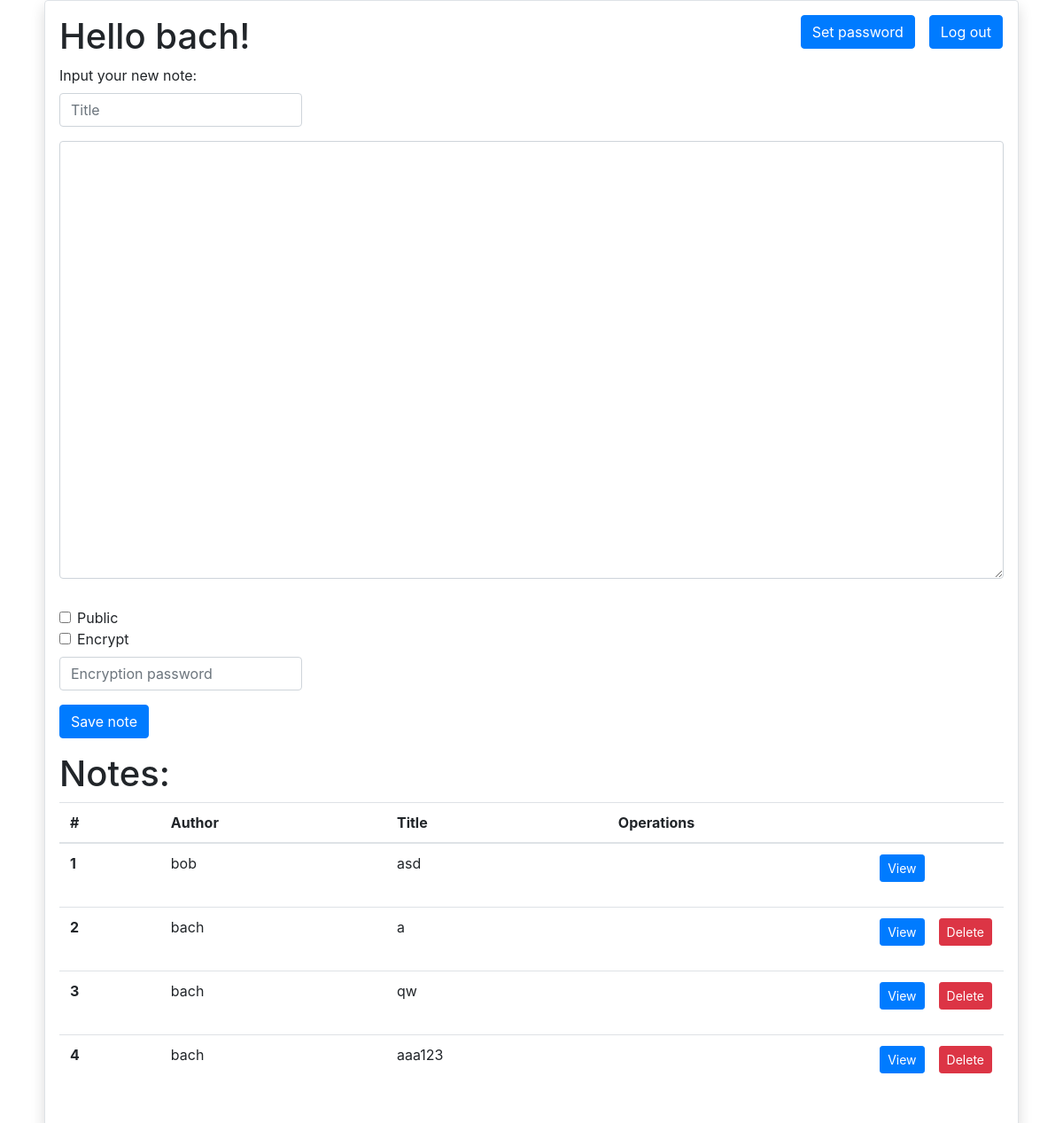
Before: /hello (signed in) with the older database file.
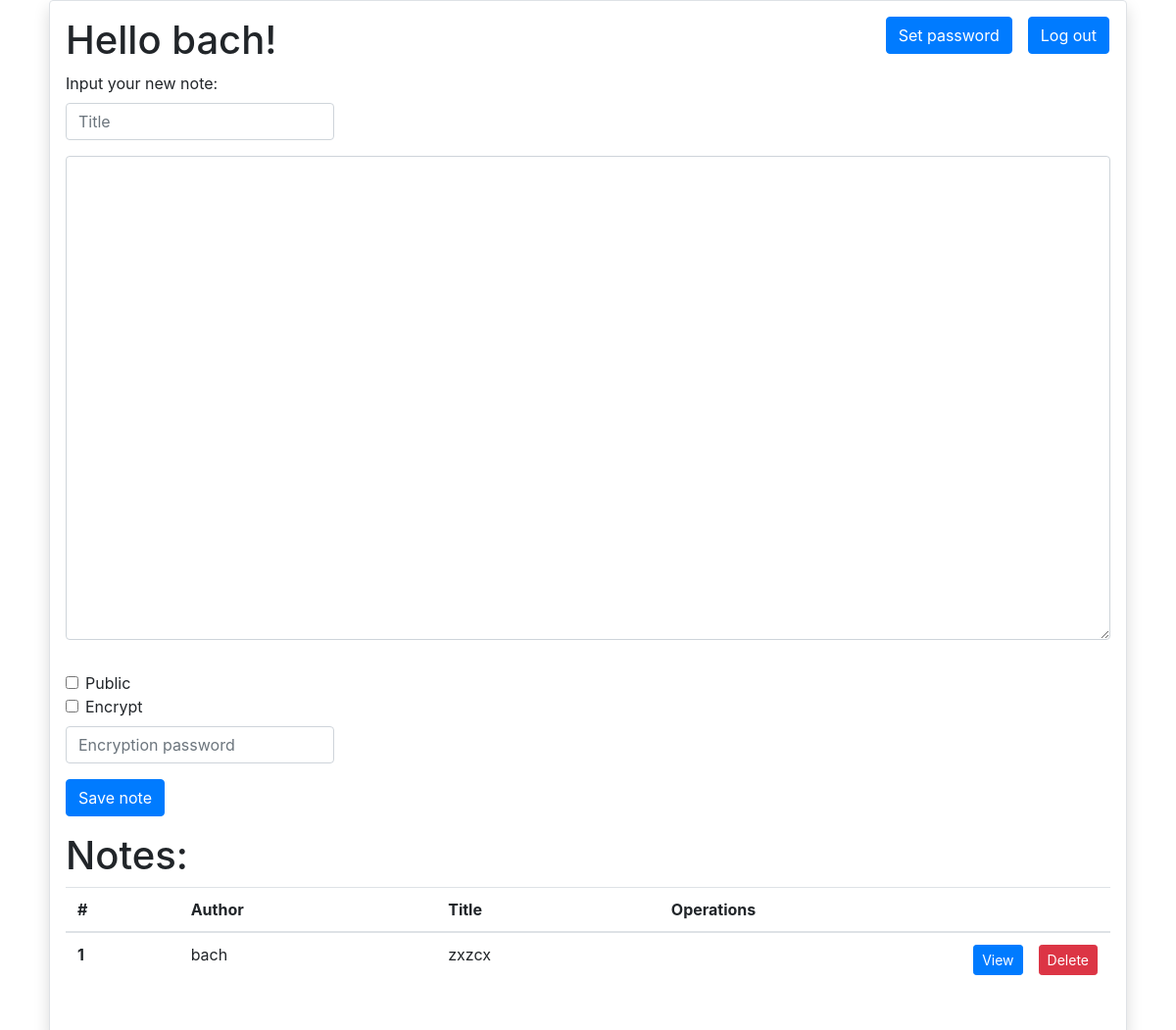
After: the same page with the newer database file.
### tables this page shows
CREATE TABLE user (username VARCHAR(32), password VARCHAR(128));

CREATE TABLE notes (id INTEGER PRIMARY KEY, username VARCHAR(32), title VARCHAR(32), note VARCHAR(10000), public INTEGER NOT NULL, password_hash VARCHAR(128), AES_salt VARCHAR(25), init_vector VARCHAR(25));

### app.py (the view)
@ app.route("/hello", methods=['GET'])
@ login_required
def hello():
    if request.method == 'GET':
        return render_template("hello.html", username=current_user.id, notes=get_user_notes(current_user.id))

### app.py (called while the page is built)
@login_manager.user_loader
def user_loader(username):
    if username is None:
        return None
    db = sqlite3.connect(
        DATABASE, detect_types=sqlite3.PARSE_DECLTYPES)
    sql = db.cursor()
    sql.execute(
        f"SELECT username, password FROM user WHERE username = ?", (username,))
    row = sql.fetchone()
    db.close()
    try:
        username, password = row
    except:
        return None
    user = User()
    user.id = username
    user.password = password
    return user

def get_user_notes(username):
    db = sqlite3.connect(DATABASE)
    sql = db.cursor()
    sql.execute(
        "SELECT id, username, title FROM notes WHERE username == ? OR public=1", (username,))
    notes = sql.fetchall()
    db.close()
    return notes

### templates/hello.html (shortened to what this page needs)
{% extends 'base.html' %}
{% block  content %}
<div class="container" >
  <div class="align-baseline" >
    <div class="row h-100 justify-content-center align-items-center" >
      <div class="align-middle mw-10 p-3 border rounded shadow">
        <div class="container-fluid">
          <div class="row justify-content-between">
              <div class="col-xs-6 align-self-start">
                <h1>Hello {{ username }}!</h1>
              </div>
              <div class="justify-content-end">
                <div class="row justify-content-end">
                  <div class="col-xs-6 align-self-end mr-3">
                    <form action="{{ url_for('change_password') }}">
                      <button  class="btn btn-primary pull-right" type="submit">Set password</button>
                    </form>
                  </div>
                  <div class="col-xs-6 align-self-end">
                    <form action={{ url_for('logout') }} method="post">
                      <button  class="btn btn-primary pull-right  mr-3" type="submit">Log out</button>
                    </form>
                  </div>
                </div>
              </div>
          </div>
        </div>
<form action={{ url_for('render') }} method="post">
  <label for="markdown">Input your new note:</label><br>
  <div class="form-group row">
    <div class="col-auto">
      <input class="form-control" placeholder="Title" type="text" name="title" value={{title}}>
    </div>
  </div>
  <textarea  class="form-control" id="markdown" name="markdown" rows="20" cols="100">{{raw_note}}</textarea>
  <br>
  <div class="form-check mt-2">
    <input class="form-check-input" type="checkbox" name="public" id="public" >
    <label class="form-check-label" for="public">Public</label>
  </div>
  <div class="form-check">
    <input class="form-check-input" type="checkbox" name="encrypt" id="encrypt" >
    <label class="form-check-label xl-1" for="encrypt">Encrypt</label>
  </div>
  <div class="form-group row g-2 mt-2">
    <div class="col-auto">
      <input class="form-control" placeholder="Encryption password" type="password" name="password">
    </div>
  </div>
  <button class="btn btn-primary" type="submit" value="Submit">Save note</button>
</form>
{% if notes|length > 0 %}
<h1> Notes: </h1>
<table class="table table-stripped table-hover">
  <thead>
    <tr>
      <th scope="col">#</th>
      <th scope="col">Author</th>
      <th scope="col">Title</th>
      <th scope="col">Operations</th>
    </tr>
  </thead>
  <tbody>
{% for note in notes %}
  <tr>
    <th scope="row">{{loop.index}}</th>
    <td>{{ note.1 }}</td>
    <td>{{ note.2 }}</td>
    <td>
      <div class="justify-content-end">
        <div class="row justify-content-end">
          <div class="col-xs-6 align-self-end mr-3">
            <form action="{{ url_for('get_note', rendered_id=note.0) }}""">
              <button class="btn btn-primary btn-sm" type="submit">View</button>
            </form>
          </div>
          <div class="col-xs-6 align-self-end mr-3 {% if not note.1 == username %} invisible {% endif %}  ">
            <form action="{{ url_for('delete_note', rendered_id=note.0) }}" method="post">
              <button class="btn btn-danger btn-sm" type="submit">Delete</button>
            </form>
          </div>
        </div>
      </div>
    </td>
  </tr>
{% endfor %}
  </tbody>
{% endif %}
</table>
</div>
</div>
</div>
</div>
{% endblock %}

### templates/base.html (shortened to what this page needs)
<html>
  <head>
    <link
      rel="stylesheet"
      href="https://cdn.jsdelivr.net/npm/bootstrap@4.3.1/dist/css/bootstrap.min.css"
    />
  </head>
  <body>
    {% block content %} {% endblock %}
  </body>
</html>

Changed rows visible on the page:
removed notes: username "bob", title "asd"
removed notes: username "bach", title "a"
removed notes: username "bach", title "qw"
removed notes: username "bach", title "aaa123"
added notes: username "bach", title "zxzcx"
